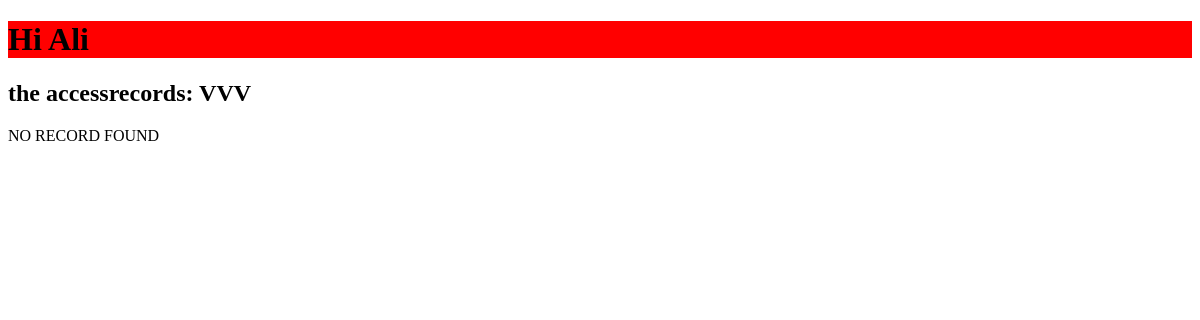
The app's page /, older data.
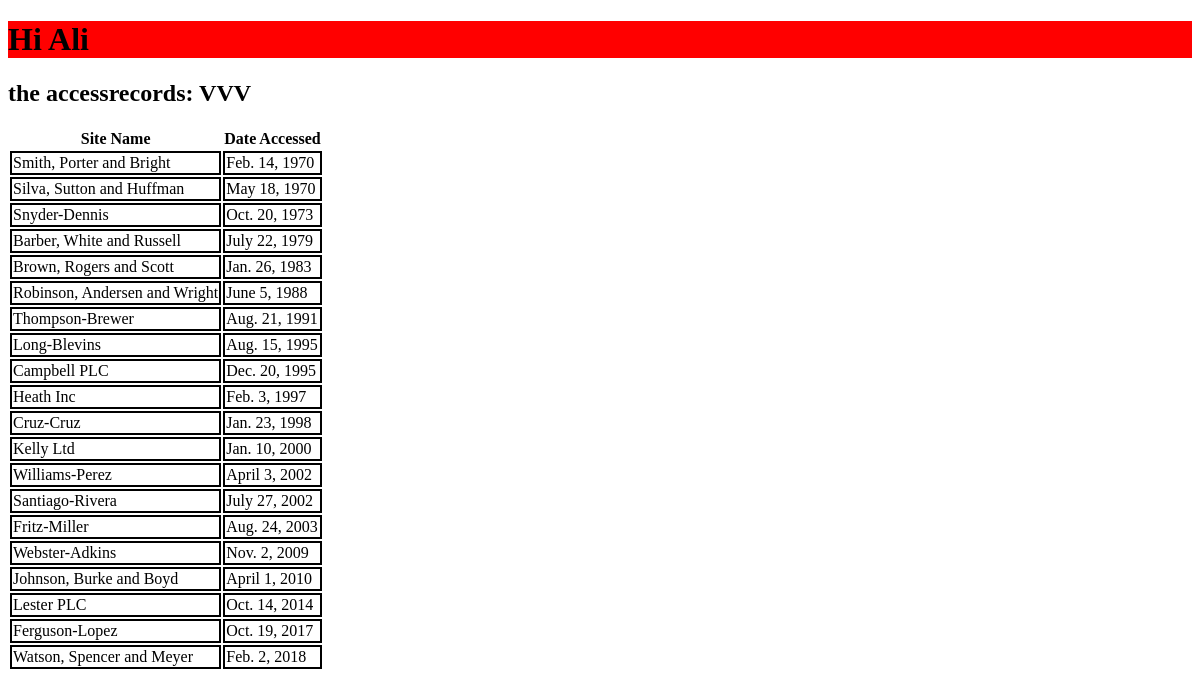
The same page, newer data.
### first_app/models.py (models this page shows, shortened)
class AccessRecord(models.Model):
    name = models.ForeignKey(Webpage, on_delete = models.CASCADE)
    date = models.DateField()

class Webpage(models.Model):
    topic = models.ForeignKey(Topic, on_delete = models.CASCADE)
    name = models.CharField(max_length = 254, unique = True)
    url = models.URLField(unique = True)
    def __str__(self):
        return self.name

### first_app/views.py (the view)
# urls.py: path('', views.index, name = 'index'),
def index(request):
    webpages_list = AccessRecord.objects.order_by('date')
    date_dict = {'access_records': webpages_list}
    return render(request, 'first_app/index.html', context = date_dict)

### first_app/templates/first_app/index.html (shortened to what this page needs)
<!DOCTYPE html>
{% load static %}
<html lang="en" dir="ltr">
  <head>
    <link rel="stylesheet" href="{% static "css/mystyle.css"%}">
  </head>
  <body>
    <h1>hi Ali</h1>
    <h2>the accessrecords: VVV</h2>
      <div class="djangotwo">
        {% if access_records %}
        <table>
          <thead>
            <th>Site Name</th>
            <th>Date Accessed</th>
          </thead>
          {% for acc in access_records %}
          <tr>
            <td>{{ acc.name }}</td>
            <td>{{ acc.date }}</td>
          </tr>
          {% endfor %}
        </table>
        {% else %}
        <p>NO RECORD FOUND</p>
        {% endif %}
      </div>
  </body>
</html>

### first_app/static/css/mystyle.css (style rules this page uses)
h1 { text-transform: capitalize; background-color: red; }
td { border: 2px solid black; }

Row changes from the older to the newer data that the page shows:
added AccessRecord: name "Smith, Porter and Bright", date "Feb. 14, 1970"
added AccessRecord: name "Silva, Sutton and Huffman", date "May 18, 1970"
added AccessRecord: name "Snyder-Dennis", date "Oct. 20, 1973"
added AccessRecord: name "Barber, White and Russell", date "July 22, 1979"
added AccessRecord: name "Brown, Rogers and Scott", date "Jan. 26, 1983"
added AccessRecord: name "Robinson, Andersen and Wright", date "June 5, 1988"
added AccessRecord: name "Thompson-Brewer", date "Aug. 21, 1991"
added AccessRecord: name "Long-Blevins", date "Aug. 15, 1995"
added AccessRecord: name "Campbell PLC", date "Dec. 20, 1995"
added AccessRecord: name "Heath Inc", date "Feb. 3, 1997"
added AccessRecord: name "Cruz-Cruz", date "Jan. 23, 1998"
added AccessRecord: name "Kelly Ltd", date "Jan. 10, 2000"
added AccessRecord: name "Williams-Perez", date "April 3, 2002"
added AccessRecord: name "Santiago-Rivera", date "July 27, 2002"
added AccessRecord: name "Fritz-Miller", date "Aug. 24, 2003"
added AccessRecord: name "Webster-Adkins", date "Nov. 2, 2009"
added AccessRecord: name "Johnson, Burke and Boyd", date "April 1, 2010"
added AccessRecord: name "Lester PLC", date "Oct. 14, 2014"
added AccessRecord: name "Ferguson-Lopez", date "Oct. 19, 2017"
added AccessRecord: name "Watson, Spencer and Meyer", date "Feb. 2, 2018"
Text that changed along with them:
text no longer shown: "NO RECORD FOUND"
text now shown: "Site Name Date Accessed"
